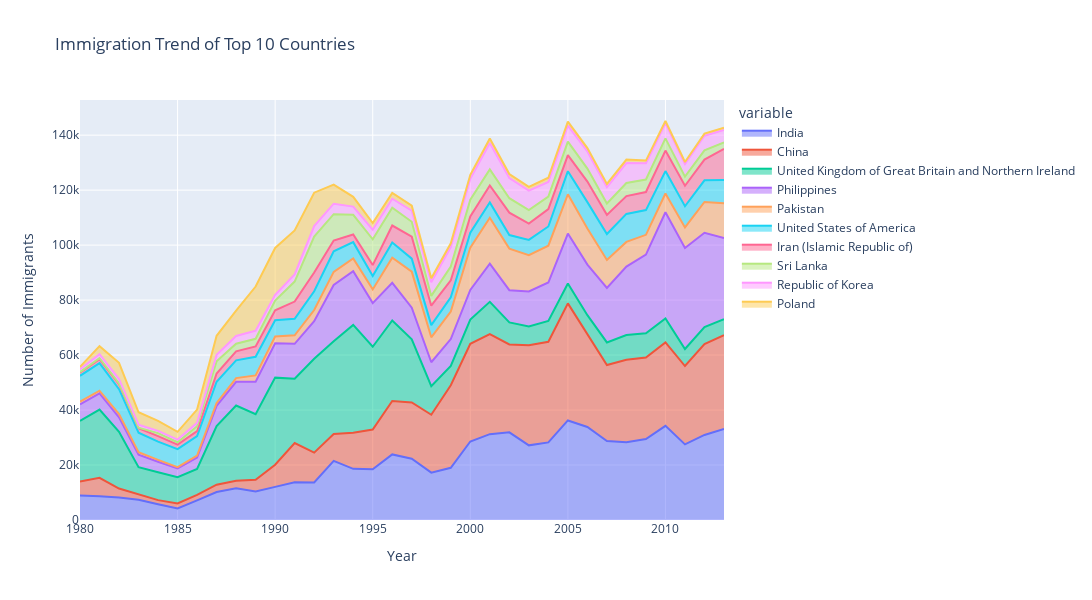

The notebook cell this image was saved under:
### Code cell
# Sort the dataframe by Total immigrants and select top 10
df_top10_plotly = df_can.head(10)

# Transpose the dataframe and select only the years for plotting
df_top10_plotly = df_top10_plotly[years].transpose()

# Change the index values to type integer for plotting
df_top10_plotly.index = df_top10_plotly.index.map(int)

# Create an area plot using Plotly for top 10 countries
fig_area_top10 = px.area(df_top10_plotly, 
                         x=df_top10_plotly.index, 
                         y=df_top10_plotly.columns, 
                         title='Immigration Trend of Top 10 Countries',
                         labels={'value': 'Number of Immigrants', 'index': 'Year'})
fig_area_top10.update_layout(width=1200, height=600)

fig_area_top10

### Figure 1 — Plotly figure (JSON) as saved in the notebook; plotly's stock layout.template omitted (floating-point values rounded to 4 significant figures)
{"data": [{"fillpattern": {"shape": ""}, "hovertemplate": "variable=India<br>Year=%{x}<br>Number of Immigrants=%{y}<extra></extra>", "legendgroup": "India", "line": {"color": "#636efa"}, "marker": {"symbol": "circle"}, "mode": "lines", "name": "India", "orientation": "v", "showlegend": true, "stackgroup": "1", "type": "scatter", "x": [1980, 1981, 1982, 1983, 1984, 1985, 1986, 1987, 1988, 1989, 1990, 1991, 1992, 1993, 1994, 1995, 1996, 1997, 1998, 1999, 2000, 2001, 2002, 2003, 2004, 2005, 2006, 2007, 2008, 2009, 2010, 2011, 2012, 2013], "xaxis": "x", "y": [8880, 8670, 8147, 7338, 5704, 4211, 7150, 10189, 11522, 10343, 12041, 13734, 13673, 21496, 18620, 18489, 23859, 22268, 17241, 18974, 28572, 31223, 31889, 27155, 28235, 36210, 33848, 28742, 28261, 29456, 34235, 27509, 30933, 33087], "yaxis": "y"}, {"fillpattern": {"shape": ""}, "hovertemplate": "variable=China<br>Year=%{x}<br>Number of Immigrants=%{y}<extra></extra>", "legendgroup": "China", "line": {"color": "#EF553B"}, "marker": {"symbol": "circle"}, "mode": "lines", "name": "China", "orientation": "v", "showlegend": true, "stackgroup": "1", "type": "scatter", "x": [1980, 1981, 1982, 1983, 1984, 1985, 1986, 1987, 1988, 1989, 1990, 1991, 1992, 1993, 1994, 1995, 1996, 1997, 1998, 1999, 2000, 2001, 2002, 2003, 2004, 2005, 2006, 2007, 2008, 2009, 2010, 2011, 2012, 2013], "xaxis": "x", "y": [5123, 6682, 3308, 1863, 1527, 1816, 1960, 2643, 2758, 4323, 8076, 14255, 10846, 9817, 13128, 14398, 19415, 20475, 21049, 30069, 35529, 36434, 31961, 36439, 36619, 42584, 33518, 27642, 30037, 29622, 30391, 28502, 33024, 34129], "yaxis": "y"}, {"fillpattern": {"shape": ""}, "hovertemplate": "variable=United Kingdom of Great Britain and Northern Ireland<br>Year=%{x}<br>Number of Immigrants=%{y}<extra></extra>", "legendgroup": "United Kingdom of Great Britain and Northern Ireland", "line": {"color": "#00cc96"}, "marker": {"symbol": "circle"}, "mode": "lines", "name": "United Kingdom of Great Britain and Northern Ireland", "orientation": "v", "showlegend": true, "stackgroup": "1", "type": "scatter", "x": [1980, 1981, 1982, 1983, 1984, 1985, 1986, 1987, 1988, 1989, 1990, 1991, 1992, 1993, 1994, 1995, 1996, 1997, 1998, 1999, 2000, 2001, 2002, 2003, 2004, 2005, 2006, 2007, 2008, 2009, 2010, 2011, 2012, 2013], "xaxis": "x", "y": [22045, 24796, 20620, 10015, 10170, 9564, 9470, 21337, 27359, 23795, 31668, 23380, 34123, 33720, 39231, 30145, 29322, 22965, 10367, 7045, 8840, 11728, 8046, 6797, 7533, 7258, 7140, 8216, 8979, 8876, 8724, 6204, 6195, 5827], "yaxis": "y"}, {"fillpattern": {"shape": ""}, "hovertemplate": "variable=Philippines<br>Year=%{x}<br>Number of Immigrants=%{y}<extra></extra>", "legendgroup": "Philippines", "line": {"color": "#ab63fa"}, "marker": {"symbol": "circle"}, "mode": "lines", "name": "Philippines", "orientation": "v", "showlegend": true, "stackgroup": "1", "type": "scatter", "x": [1980, 1981, 1982, 1983, 1984, 1985, 1986, 1987, 1988, 1989, 1990, 1991, 1992, 1993, 1994, 1995, 1996, 1997, 1998, 1999, 2000, 2001, 2002, 2003, 2004, 2005, 2006, 2007, 2008, 2009, 2010, 2011, 2012, 2013], "xaxis": "x", "y": [6051, 5921, 5249, 4562, 3801, 3150, 4166, 7360, 8639, 11865, 12509, 12718, 13670, 20479, 19532, 15864, 13692, 11549, 8735, 9734, 10763, 13836, 11707, 12758, 14004, 18139, 18400, 19837, 24887, 28573, 38617, 36765, 34315, 29544], "yaxis": "y"}, {"fillpattern": {"shape": ""}, "hovertemplate": "variable=Pakistan<br>Year=%{x}<br>Number of Immigrants=%{y}<extra></extra>", "legendgroup": "Pakistan", "line": {"color": "#FFA15A"}, "marker": {"symbol": "circle"}, "mode": "lines", "name": "Pakistan", "orientation": "v", "showlegend": true, "stackgroup": "1", "type": "scatter", "x": [1980, 1981, 1982, 1983, 1984, 1985, 1986, 1987, 1988, 1989, 1990, 1991, 1992, 1993, 1994, 1995, 1996, 1997, 1998, 1999, 2000, 2001, 2002, 2003, 2004, 2005, 2006, 2007, 2008, 2009, 2010, 2011, 2012, 2013], "xaxis": "x", "y": [978, 972, 1201, 900, 668, 514, 691, 1072, 1334, 2261, 2470, 3079, 4071, 4777, 4666, 4994, 9125, 13073, 9068, 9979, 15400, 16708, 15110, 13205, 13399, 14314, 13127, 10124, 8994, 7217, 6811, 7468, 11227, 12603], "yaxis": "y"}, {"fillpattern": {"shape": ""}, "hovertemplate": "variable=United States of America<br>Year=%{x}<br>Number of Immigrants=%{y}<extra></extra>", "legendgroup": "United States of America", "line": {"color": "#19d3f3"}, "marker": {"symbol": "circle"}, "mode": "lines", "name": "United States of America", "orientation": "v", "showlegend": true, "stackgroup": "1", "type": "scatter", "x": [1980, 1981, 1982, 1983, 1984, 1985, 1986, 1987, 1988, 1989, 1990, 1991, 1992, 1993, 1994, 1995, 1996, 1997, 1998, 1999, 2000, 2001, 2002, 2003, 2004, 2005, 2006, 2007, 2008, 2009, 2010, 2011, 2012, 2013], "xaxis": "x", "y": [9378, 10030, 9074, 7100, 6661, 6543, 7074, 7705, 6469, 6790, 5892, 6054, 6842, 7435, 5901, 4890, 5515, 4753, 4437, 5196, 5433, 5604, 4948, 5543, 6990, 8394, 9613, 9463, 10190, 8995, 8142, 7676, 7891, 8501], "yaxis": "y"}, {"fillpattern": {"shape": ""}, "hovertemplate": "variable=Iran (Islamic Republic of)<br>Year=%{x}<br>Number of Immigrants=%{y}<extra></extra>", "legendgroup": "Iran (Islamic Republic of)", "line": {"color": "#FF6692"}, "marker": {"symbol": "circle"}, "mode": "lines", "name": "Iran (Islamic Republic of)", "orientation": "v", "showlegend": true, "stackgroup": "1", "type": "scatter", "x": [1980, 1981, 1982, 1983, 1984, 1985, 1986, 1987, 1988, 1989, 1990, 1991, 1992, 1993, 1994, 1995, 1996, 1997, 1998, 1999, 2000, 2001, 2002, 2003, 2004, 2005, 2006, 2007, 2008, 2009, 2010, 2011, 2012, 2013], "xaxis": "x", "y": [1172, 1429, 1822, 1592, 1977, 1648, 1794, 2989, 3273, 3781, 3655, 6250, 6814, 3959, 2785, 3956, 6205, 7982, 7057, 6208, 5884, 6169, 8129, 5918, 6348, 5837, 7480, 6974, 6475, 6580, 7477, 7479, 7534, 11291], "yaxis": "y"}, {"fillpattern": {"shape": ""}, "hovertemplate": "variable=Sri Lanka<br>Year=%{x}<br>Number of Immigrants=%{y}<extra></extra>", "legendgroup": "Sri Lanka", "line": {"color": "#B6E880"}, "marker": {"symbol": "circle"}, "mode": "lines", "name": "Sri Lanka", "orientation": "v", "showlegend": true, "stackgroup": "1", "type": "scatter", "x": [1980, 1981, 1982, 1983, 1984, 1985, 1986, 1987, 1988, 1989, 1990, 1991, 1992, 1993, 1994, 1995, 1996, 1997, 1998, 1999, 2000, 2001, 2002, 2003, 2004, 2005, 2006, 2007, 2008, 2009, 2010, 2011, 2012, 2013], "xaxis": "x", "y": [185, 371, 290, 197, 1086, 845, 1838, 4447, 2779, 2758, 3525, 7266, 13102, 9563, 7150, 9368, 6484, 5415, 3566, 4982, 6081, 5861, 5279, 4892, 4495, 4930, 4714, 4123, 4756, 4547, 4422, 3309, 3338, 2394], "yaxis": "y"}, {"fillpattern": {"shape": ""}, "hovertemplate": "variable=Republic of Korea<br>Year=%{x}<br>Number of Immigrants=%{y}<extra></extra>", "legendgroup": "Republic of Korea", "line": {"color": "#FF97FF"}, "marker": {"symbol": "circle"}, "mode": "lines", "name": "Republic of Korea", "orientation": "v", "showlegend": true, "stackgroup": "1", "type": "scatter", "x": [1980, 1981, 1982, 1983, 1984, 1985, 1986, 1987, 1988, 1989, 1990, 1991, 1992, 1993, 1994, 1995, 1996, 1997, 1998, 1999, 2000, 2001, 2002, 2003, 2004, 2005, 2006, 2007, 2008, 2009, 2010, 2011, 2012, 2013], "xaxis": "x", "y": [1011, 1456, 1572, 1081, 847, 962, 1208, 2338, 2805, 2979, 2087, 2598, 3790, 3819, 3005, 3501, 3250, 4093, 4938, 7108, 7618, 9619, 7342, 7117, 5352, 5832, 6215, 5920, 7294, 5874, 5537, 4588, 5316, 4509], "yaxis": "y"}, {"fillpattern": {"shape": ""}, "hovertemplate": "variable=Poland<br>Year=%{x}<br>Number of Immigrants=%{y}<extra></extra>", "legendgroup": "Poland", "line": {"color": "#FECB52"}, "marker": {"symbol": "circle"}, "mode": "lines", "name": "Poland", "orientation": "v", "showlegend": true, "stackgroup": "1", "type": "scatter", "x": [1980, 1981, 1982, 1983, 1984, 1985, 1986, 1987, 1988, 1989, 1990, 1991, 1992, 1993, 1994, 1995, 1996, 1997, 1998, 1999, 2000, 2001, 2002, 2003, 2004, 2005, 2006, 2007, 2008, 2009, 2010, 2011, 2012, 2013], "xaxis": "x", "y": [863, 2930, 5881, 4546, 3588, 2819, 4808, 6931, 9211, 16025, 17040, 16028, 12145, 6960, 3550, 2405, 2136, 1758, 1488, 1354, 1471, 1601, 1447, 1394, 1533, 1405, 1263, 1235, 1267, 1013, 795, 720, 779, 852], "yaxis": "y"}], "layout": {"height": 600, "legend": {"title": {"text": "variable"}, "tracegroupgap": 0}, "title": {"text": "Immigration Trend of Top 10 Countries"}, "width": 1200, "xaxis": {"anchor": "y", "autorange": true, "domain": [0, 1], "range": [1980, 2013], "title": {"text": "Year"}, "type": "linear"}, "yaxis": {"anchor": "x", "autorange": true, "domain": [0, 1], "range": [0, 152800.0], "title": {"text": "Number of Immigrants"}, "type": "linear"}}}
